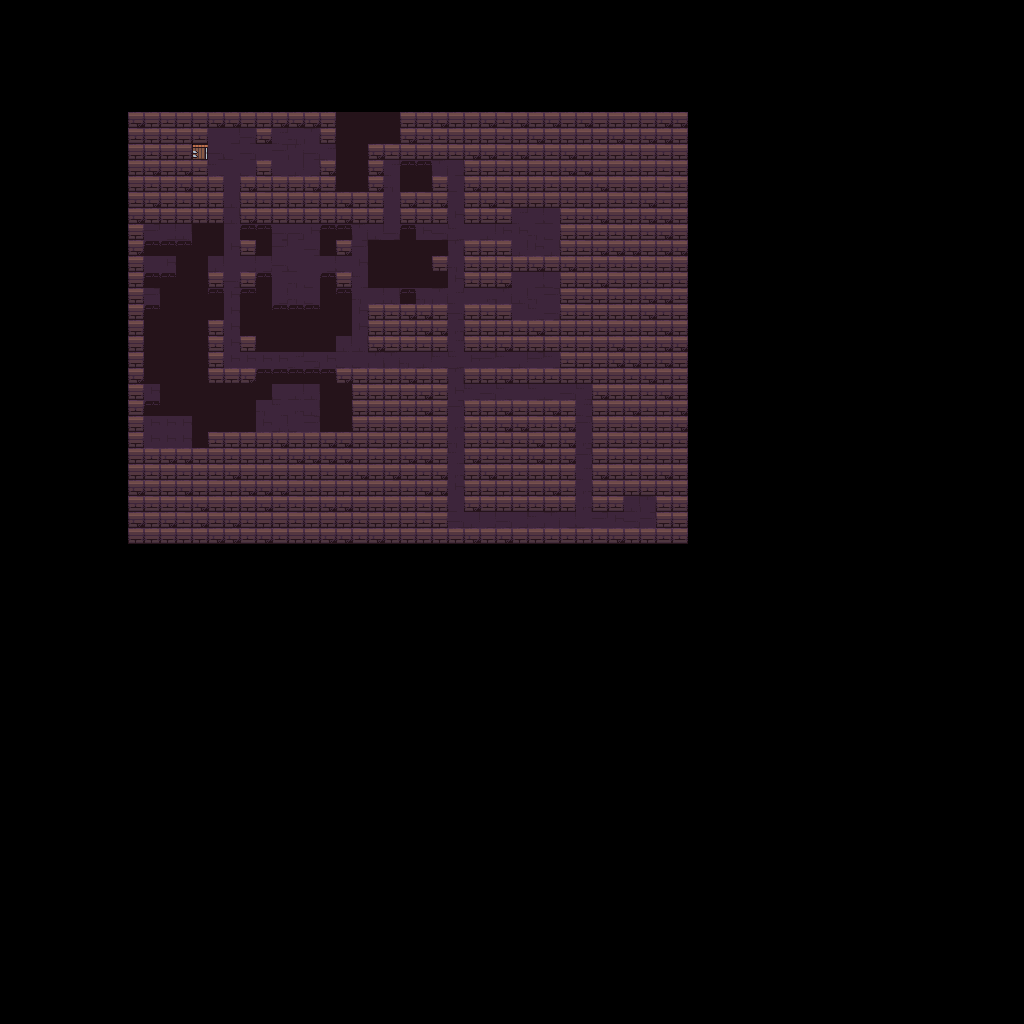

The image is a tile-based game level rendered from a .tmx file. Its description and source (layers, tilesets, objects; grid data summarised) follow:
An orthogonal 64x64 tile map with 16x16 px tiles, 2 tile layers (map, scatter) and 26 objects (Gate-RED).

<map version="1.5" tiledversion="1.7.2" orientation="orthogonal" renderorder="right-down" width="64" height="64" tilewidth="16" tileheight="16" infinite="0" nextlayerid="4" nextobjectid="75">
 <editorsettings>
  <export target="../game/src/maps/hide_and_seek.lua" format="lua" />
 </editorsettings>
 <tileset firstgid="1" source="tileset/dungeon-tileset.tsx" />
 <layer id="1" name="map" width="64" height="64">
  <data>[4096 cells, 945 non-empty, 19 distinct tile ids]</data>
 </layer>
 <layer id="3" name="scatter" width="64" height="64" locked="1">
  <data>[4096 cells, 0 non-empty, 0 distinct tile ids]</data>
 </layer>
 <objectgroup id="2" name="entities">
  <object id="20" template="templates/PlayerStart.tx" x="224" y="144" />
  <object id="37" template="templates/ExitDoor.tx" x="320" y="144" />
  <object id="38" template="templates/RED/Gate-RED.tx" name="Gate-RED" x="256" y="144" />
  <object id="45" template="templates/PINK/PressurePlate-PINK.tx" x="416" y="224" />
  <object id="46" template="templates/GREEN/PressurePlate-GREEN.tx" x="416" y="288" />
  <object id="47" template="templates/RED/PressurePlate-RED.tx" x="288" y="256" />
  <object id="48" template="templates/Tomb-GoldenKey.tx" x="528" y="224" />
  <object id="49" template="templates/Tomb.tx" x="528" y="288" />
  <object id="50" template="templates/Coffee.tx" x="288" y="256" />
  <object id="51" template="templates/MovableMirror_DR.tx" x="176" y="224" />
  <object id="52" template="templates/MovableMirror_DR.tx" x="144" y="288" />
  <object id="53" template="templates/MovableMirror_UR.tx" x="160" y="256" />
  <object id="54" template="templates/Light.tx" x="160" y="256" />
  <object id="55" template="templates/MovableMirror_UR.tx" x="176" y="416" />
  <object id="56" template="templates/MovableMirror_UR.tx" x="144" y="384" />
  <object id="58" template="templates/MovableMirror_UL.tx" x="272" y="416" />
  <object id="59" template="templates/MovableMirror_UL.tx" x="304" y="384" />
  <object id="61" template="templates/MovableMirror_DL.tx" x="272" y="256" />
  <object id="63" template="templates/RED/Gate-RED.tx" x="448" y="320" />
  <object id="64" template="templates/RED/Gate-RED.tx" x="448" y="256" />
  <object id="65" template="templates/RED/Gate-RED.tx" x="448" y="192" />
  <object id="66" template="templates/Tomb.tx" x="576" y="512" />
  <object id="67" template="templates/Coffee.tx" x="624" y="512" />
  <object id="68" template="templates/Coffee.tx" x="512" y="384" />
  <object id="70" template="templates/PINK/Gate-PINK.tx" x="448" y="368" />
  <object id="74" template="templates/GREEN/Gate-GREEN.tx" x="608" y="512" />
 </objectgroup>
</map>
